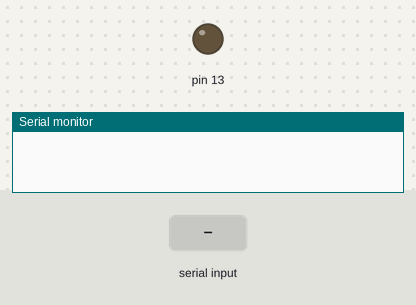
Simulated run of this sketch. Board: Arduino Uno, built with avr-gcc and run on an emulated ATmega328P. Shown: output pins drawn as LEDs (lit = HIGH), the last lines printed to the serial monitor. Dashed ring = blinking. The inputs (shaded band) are chosen by the test bench.

Above: at 1.2 s.
1.3 s: "90,45\n" received over Serial
At 1.9 s:
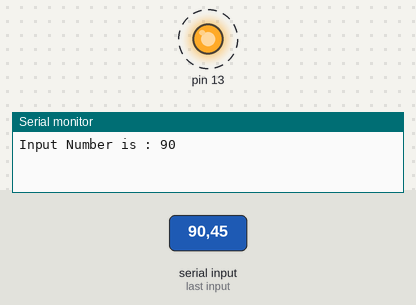
Timing chart, 0 to 10.3 s (numbered marks = the images above; inputs shaded):
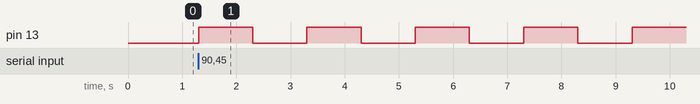

Measured:
- after the input at 1.3 s, pin 13: alternates HIGH for 1.0 s and LOW for 1.0 s, starting at once

The sketch:

week3_lab5.ino
```cpp
// C++ code
//
void setup()
{
 	Serial.begin(9600);
  pinMode(13, OUTPUT);
}

void loop()
{
  if(Serial.available() >0){
   	int count = Serial.parseInt();
    Serial.print("Input Number is : ");
    Serial.println(count);
    for(int i = 0; i<count; i++){
     	digitalWrite(13, HIGH);
      	delay(1000);
      	digitalWrite(13, LOW);
      	delay(1000);
    }
  }
}
```
